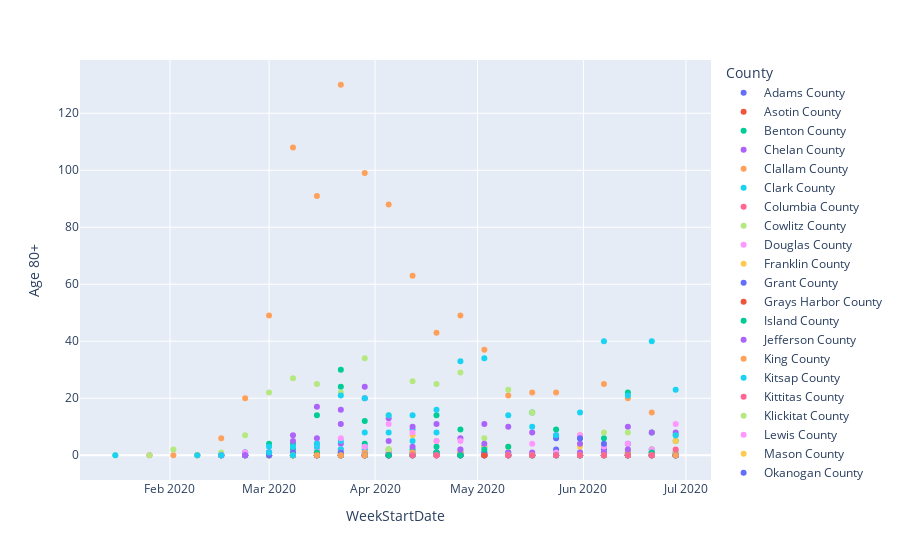

Write notebook code for a chart like this one.
### Code cell
px.scatter(df, x="WeekStartDate", y='Age 80+', color='County')

### Figure 1 — Plotly figure (JSON) as saved in the notebook; plotly's stock layout.template omitted (floating-point values rounded to 4 significant figures)
{"data": [{"hoverlabel": {"namelength": 0}, "hovertemplate": "County=Adams County<br>WeekStartDate=%{x}<br>Age 80+=%{y}", "legendgroup": "Adams County", "marker": {"color": "#636efa", "symbol": "circle"}, "mode": "markers", "name": "Adams County", "showlegend": true, "type": "scatter", "x": ["2020-03-08", "2020-03-15", "2020-03-22", "2020-03-29", "2020-04-05", "2020-04-12", "2020-04-19", "2020-04-26", "2020-05-03", "2020-05-10", "2020-05-17", "2020-05-24", "2020-05-31", "2020-06-07", "2020-06-14", "2020-06-21", "2020-06-28"], "xaxis": "x", "y": [0, 0, 0, 0, 0, 0, 0, 0, 0, 0, 0, 0, 0, 0, 0, 0, 0], "yaxis": "y"}, {"hoverlabel": {"namelength": 0}, "hovertemplate": "County=Asotin County<br>WeekStartDate=%{x}<br>Age 80+=%{y}", "legendgroup": "Asotin County", "marker": {"color": "#EF553B", "symbol": "circle"}, "mode": "markers", "name": "Asotin County", "showlegend": true, "type": "scatter", "x": ["2020-03-15", "2020-03-29", "2020-04-05", "2020-04-12", "2020-04-19", "2020-05-17", "2020-05-31", "2020-06-21"], "xaxis": "x", "y": [0, 0, 1, 0, 1, 0, 0, 0], "yaxis": "y"}, {"hoverlabel": {"namelength": 0}, "hovertemplate": "County=Benton County<br>WeekStartDate=%{x}<br>Age 80+=%{y}", "legendgroup": "Benton County", "marker": {"color": "#00cc96", "symbol": "circle"}, "mode": "markers", "name": "Benton County", "showlegend": true, "type": "scatter", "x": ["2020-02-16", "2020-03-01", "2020-03-08", "2020-03-15", "2020-03-22", "2020-03-29", "2020-04-05", "2020-04-12", "2020-04-19", "2020-04-26", "2020-05-03", "2020-05-10", "2020-05-17", "2020-05-24", "2020-05-31", "2020-06-07", "2020-06-14", "2020-06-21", "2020-06-28"], "xaxis": "x", "y": [0, 4, 4, 14, 30, 12, 2, 2, 14, 9, 3, 1, 15, 9, 6, 6, 22, 8, 5], "yaxis": "y"}, {"hoverlabel": {"namelength": 0}, "hovertemplate": "County=Chelan County<br>WeekStartDate=%{x}<br>Age 80+=%{y}", "legendgroup": "Chelan County", "marker": {"color": "#ab63fa", "symbol": "circle"}, "mode": "markers", "name": "Chelan County", "showlegend": true, "type": "scatter", "x": ["2020-02-09", "2020-03-08", "2020-03-15", "2020-03-22", "2020-03-29", "2020-04-05", "2020-04-12", "2020-04-19", "2020-04-26", "2020-05-03", "2020-05-10", "2020-05-17", "2020-05-24", "2020-05-31", "2020-06-07", "2020-06-14", "2020-06-21", "2020-06-28"], "xaxis": "x", "y": [0, 1, 2, 4, 1, 0, 0, 0, 0, 0, 1, 0, 0, 0, 0, 1, 2, 0], "yaxis": "y"}, {"hoverlabel": {"namelength": 0}, "hovertemplate": "County=Clallam County<br>WeekStartDate=%{x}<br>Age 80+=%{y}", "legendgroup": "Clallam County", "marker": {"color": "#FFA15A", "symbol": "circle"}, "mode": "markers", "name": "Clallam County", "showlegend": true, "type": "scatter", "x": ["2020-03-01", "2020-03-08", "2020-03-15", "2020-03-29", "2020-04-05", "2020-04-19", "2020-04-26", "2020-05-10", "2020-05-17", "2020-05-24", "2020-05-31", "2020-06-07", "2020-06-14", "2020-06-21", "2020-06-28"], "xaxis": "x", "y": [0, 0, 0, 0, 0, 1, 0, 0, 0, 1, 0, 0, 0, 0, 0], "yaxis": "y"}, {"hoverlabel": {"namelength": 0}, "hovertemplate": "County=Clark County<br>WeekStartDate=%{x}<br>Age 80+=%{y}", "legendgroup": "Clark County", "marker": {"color": "#19d3f3", "symbol": "circle"}, "mode": "markers", "name": "Clark County", "showlegend": true, "type": "scatter", "x": ["2020-02-23", "2020-03-01", "2020-03-08", "2020-03-15", "2020-03-22", "2020-03-29", "2020-04-05", "2020-04-12", "2020-04-19", "2020-04-26", "2020-05-03", "2020-05-10", "2020-05-17", "2020-05-24", "2020-05-31", "2020-06-07", "2020-06-14", "2020-06-21", "2020-06-28"], "xaxis": "x", "y": [1, 3, 0, 4, 2, 3, 8, 9, 8, 1, 0, 0, 0, 1, 1, 1, 1, 1, 0], "yaxis": "y"}, {"hoverlabel": {"namelength": 0}, "hovertemplate": "County=Columbia County<br>WeekStartDate=%{x}<br>Age 80+=%{y}", "legendgroup": "Columbia County", "marker": {"color": "#FF6692", "symbol": "circle"}, "mode": "markers", "name": "Columbia County", "showlegend": true, "type": "scatter", "x": ["2020-03-01", "2020-06-07", "2020-06-14"], "xaxis": "x", "y": [0, 0, 0], "yaxis": "y"}, {"hoverlabel": {"namelength": 0}, "hovertemplate": "County=Cowlitz County<br>WeekStartDate=%{x}<br>Age 80+=%{y}", "legendgroup": "Cowlitz County", "marker": {"color": "#B6E880", "symbol": "circle"}, "mode": "markers", "name": "Cowlitz County", "showlegend": true, "type": "scatter", "x": ["2020-02-23", "2020-03-01", "2020-03-08", "2020-03-15", "2020-03-22", "2020-03-29", "2020-04-05", "2020-04-12", "2020-04-19", "2020-04-26", "2020-05-03", "2020-05-10", "2020-05-17", "2020-05-24", "2020-05-31", "2020-06-07", "2020-06-14", "2020-06-21", "2020-06-28"], "xaxis": "x", "y": [0, 0, 0, 1, 0, 0, 0, 0, 0, 0, 0, 0, 0, 0, 1, 0, 1, 0, 1], "yaxis": "y"}, {"hoverlabel": {"namelength": 0}, "hovertemplate": "County=Douglas County<br>WeekStartDate=%{x}<br>Age 80+=%{y}", "legendgroup": "Douglas County", "marker": {"color": "#FF97FF", "symbol": "circle"}, "mode": "markers", "name": "Douglas County", "showlegend": true, "type": "scatter", "x": ["2020-03-01", "2020-03-08", "2020-03-15", "2020-03-22", "2020-03-29", "2020-04-05", "2020-04-12", "2020-04-19", "2020-04-26", "2020-05-03", "2020-05-10", "2020-05-17", "2020-05-24", "2020-05-31", "2020-06-07", "2020-06-14", "2020-06-21", "2020-06-28"], "xaxis": "x", "y": [0, 1, 0, 2, 0, 1, 1, 0, 2, 0, 0, 0, 0, 0, 0, 0, 0, 1], "yaxis": "y"}, {"hoverlabel": {"namelength": 0}, "hovertemplate": "County=Franklin County<br>WeekStartDate=%{x}<br>Age 80+=%{y}", "legendgroup": "Franklin County", "marker": {"color": "#FECB52", "symbol": "circle"}, "mode": "markers", "name": "Franklin County", "showlegend": true, "type": "scatter", "x": ["2020-02-09", "2020-02-23", "2020-03-01", "2020-03-08", "2020-03-15", "2020-03-22", "2020-03-29", "2020-04-05", "2020-04-12", "2020-04-19", "2020-04-26", "2020-05-03", "2020-05-10", "2020-05-17", "2020-05-24", "2020-05-31", "2020-06-07", "2020-06-14", "2020-06-21", "2020-06-28"], "xaxis": "x", "y": [0, 0, 0, 0, 1, 0, 2, 2, 7, 5, 1, 3, 3, 0, 1, 3, 2, 2, 2, 5], "yaxis": "y"}, {"hoverlabel": {"namelength": 0}, "hovertemplate": "County=Grant County<br>WeekStartDate=%{x}<br>Age 80+=%{y}", "legendgroup": "Grant County", "marker": {"color": "#636efa", "symbol": "circle"}, "mode": "markers", "name": "Grant County", "showlegend": true, "type": "scatter", "x": ["2020-02-16", "2020-02-23", "2020-03-01", "2020-03-08", "2020-03-15", "2020-03-22", "2020-03-29", "2020-04-05", "2020-04-12", "2020-04-19", "2020-04-26", "2020-05-03", "2020-05-10", "2020-05-17", "2020-05-24", "2020-05-31", "2020-06-07", "2020-06-14", "2020-06-21", "2020-06-28"], "xaxis": "x", "y": [0, 1, 0, 0, 0, 0, 0, 0, 0, 0, 0, 0, 0, 0, 2, 0, 2, 4, 1, 1], "yaxis": "y"}, {"hoverlabel": {"namelength": 0}, "hovertemplate": "County=Grays Harbor County<br>WeekStartDate=%{x}<br>Age 80+=%{y}", "legendgroup": "Grays Harbor County", "marker": {"color": "#EF553B", "symbol": "circle"}, "mode": "markers", "name": "Grays Harbor County", "showlegend": true, "type": "scatter", "x": ["2020-02-16", "2020-02-23", "2020-03-01", "2020-03-15", "2020-03-22", "2020-03-29", "2020-04-05", "2020-04-26", "2020-05-03", "2020-05-17", "2020-05-24", "2020-05-31", "2020-06-07", "2020-06-14", "2020-06-21", "2020-06-28"], "xaxis": "x", "y": [0, 0, 0, 0, 0, 0, 0, 1, 0, 0, 0, 0, 0, 0, 0, 0], "yaxis": "y"}, {"hoverlabel": {"namelength": 0}, "hovertemplate": "County=Island County<br>WeekStartDate=%{x}<br>Age 80+=%{y}", "legendgroup": "Island County", "marker": {"color": "#00cc96", "symbol": "circle"}, "mode": "markers", "name": "Island County", "showlegend": true, "type": "scatter", "x": ["2020-02-23", "2020-03-01", "2020-03-08", "2020-03-15", "2020-03-22", "2020-03-29", "2020-04-05", "2020-04-12", "2020-04-19", "2020-04-26", "2020-05-03", "2020-05-10", "2020-05-24", "2020-06-07", "2020-06-14", "2020-06-21", "2020-06-28"], "xaxis": "x", "y": [0, 0, 2, 4, 24, 4, 0, 0, 3, 0, 0, 0, 0, 0, 0, 0, 0], "yaxis": "y"}, {"hoverlabel": {"namelength": 0}, "hovertemplate": "County=Jefferson County<br>WeekStartDate=%{x}<br>Age 80+=%{y}", "legendgroup": "Jefferson County", "marker": {"color": "#ab63fa", "symbol": "circle"}, "mode": "markers", "name": "Jefferson County", "showlegend": true, "type": "scatter", "x": ["2020-02-23", "2020-03-01", "2020-03-08", "2020-03-15", "2020-03-22", "2020-03-29", "2020-05-31", "2020-06-07", "2020-06-14", "2020-06-21", "2020-06-28"], "xaxis": "x", "y": [0, 0, 0, 1, 1, 0, 0, 0, 0, 0, 0], "yaxis": "y"}, {"hoverlabel": {"namelength": 0}, "hovertemplate": "County=King County<br>WeekStartDate=%{x}<br>Age 80+=%{y}", "legendgroup": "King County", "marker": {"color": "#FFA15A", "symbol": "circle"}, "mode": "markers", "name": "King County", "showlegend": true, "type": "scatter", "x": ["2020-02-02", "2020-02-09", "2020-02-16", "2020-02-23", "2020-03-01", "2020-03-08", "2020-03-15", "2020-03-22", "2020-03-29", "2020-04-05", "2020-04-12", "2020-04-19", "2020-04-26", "2020-05-03", "2020-05-10", "2020-05-17", "2020-05-24", "2020-05-31", "2020-06-07", "2020-06-14", "2020-06-21", "2020-06-28"], "xaxis": "x", "y": [0, 0, 6, 20, 49, 108, 91, 130, 99, 88, 63, 43, 49, 37, 21, 22, 22, 7, 25, 20, 15, 7], "yaxis": "y"}, {"hoverlabel": {"namelength": 0}, "hovertemplate": "County=Kitsap County<br>WeekStartDate=%{x}<br>Age 80+=%{y}", "legendgroup": "Kitsap County", "marker": {"color": "#19d3f3", "symbol": "circle"}, "mode": "markers", "name": "Kitsap County", "showlegend": true, "type": "scatter", "x": ["2020-02-16", "2020-02-23", "2020-03-01", "2020-03-08", "2020-03-15", "2020-03-22", "2020-03-29", "2020-04-05", "2020-04-12", "2020-04-19", "2020-04-26", "2020-05-03", "2020-05-10", "2020-05-24", "2020-05-31", "2020-06-07", "2020-06-14", "2020-06-21", "2020-06-28"], "xaxis": "x", "y": [0, 0, 0, 0, 1, 2, 2, 0, 1, 0, 0, 0, 0, 0, 0, 1, 1, 2, 0], "yaxis": "y"}, {"hoverlabel": {"namelength": 0}, "hovertemplate": "County=Kittitas County<br>WeekStartDate=%{x}<br>Age 80+=%{y}", "legendgroup": "Kittitas County", "marker": {"color": "#FF6692", "symbol": "circle"}, "mode": "markers", "name": "Kittitas County", "showlegend": true, "type": "scatter", "x": ["2020-01-26", "2020-02-16", "2020-03-08", "2020-03-15", "2020-03-22", "2020-03-29", "2020-04-05", "2020-04-19", "2020-04-26", "2020-05-03", "2020-05-10", "2020-05-17", "2020-05-24", "2020-05-31", "2020-06-07", "2020-06-14", "2020-06-21", "2020-06-28"], "xaxis": "x", "y": [0, 0, 0, 0, 0, 0, 0, 0, 0, 0, 0, 0, 0, 0, 0, 0, 1, 0], "yaxis": "y"}, {"hoverlabel": {"namelength": 0}, "hovertemplate": "County=Klickitat County<br>WeekStartDate=%{x}<br>Age 80+=%{y}", "legendgroup": "Klickitat County", "marker": {"color": "#B6E880", "symbol": "circle"}, "mode": "markers", "name": "Klickitat County", "showlegend": true, "type": "scatter", "x": ["2020-03-01", "2020-03-15", "2020-03-22", "2020-03-29", "2020-04-05", "2020-04-19", "2020-04-26", "2020-05-03", "2020-05-10", "2020-05-17", "2020-05-24", "2020-05-31", "2020-06-07", "2020-06-14", "2020-06-21", "2020-06-28"], "xaxis": "x", "y": [0, 0, 1, 0, 2, 0, 0, 0, 0, 0, 0, 0, 0, 0, 0, 1], "yaxis": "y"}, {"hoverlabel": {"namelength": 0}, "hovertemplate": "County=Lewis County<br>WeekStartDate=%{x}<br>Age 80+=%{y}", "legendgroup": "Lewis County", "marker": {"color": "#FF97FF", "symbol": "circle"}, "mode": "markers", "name": "Lewis County", "showlegend": true, "type": "scatter", "x": ["2020-03-08", "2020-03-15", "2020-03-22", "2020-03-29", "2020-04-05", "2020-04-12", "2020-04-19", "2020-04-26", "2020-05-03", "2020-05-10", "2020-05-24", "2020-06-07", "2020-06-14", "2020-06-21", "2020-06-28"], "xaxis": "x", "y": [1, 2, 1, 0, 0, 0, 0, 0, 0, 0, 0, 1, 0, 0, 0], "yaxis": "y"}, {"hoverlabel": {"namelength": 0}, "hovertemplate": "County=Mason County<br>WeekStartDate=%{x}<br>Age 80+=%{y}", "legendgroup": "Mason County", "marker": {"color": "#FECB52", "symbol": "circle"}, "mode": "markers", "name": "Mason County", "showlegend": true, "type": "scatter", "x": ["2020-03-01", "2020-03-08", "2020-03-15", "2020-03-22", "2020-03-29", "2020-04-12", "2020-04-19", "2020-04-26", "2020-05-03", "2020-05-10", "2020-05-17", "2020-05-24", "2020-05-31", "2020-06-07", "2020-06-14", "2020-06-21", "2020-06-28"], "xaxis": "x", "y": [0, 0, 1, 0, 0, 0, 0, 1, 0, 0, 0, 0, 0, 0, 0, 0, 0], "yaxis": "y"}, {"hoverlabel": {"namelength": 0}, "hovertemplate": "County=Okanogan County<br>WeekStartDate=%{x}<br>Age 80+=%{y}", "legendgroup": "Okanogan County", "marker": {"color": "#636efa", "symbol": "circle"}, "mode": "markers", "name": "Okanogan County", "showlegend": true, "type": "scatter", "x": ["2020-03-08", "2020-03-15", "2020-03-22", "2020-03-29", "2020-04-05", "2020-04-12", "2020-04-19", "2020-04-26", "2020-05-03", "2020-05-10", "2020-05-17", "2020-05-24", "2020-05-31", "2020-06-07", "2020-06-14", "2020-06-21", "2020-06-28"], "xaxis": "x", "y": [0, 0, 0, 0, 0, 0, 0, 0, 0, 0, 0, 0, 0, 0, 0, 0, 0], "yaxis": "y"}, {"hoverlabel": {"namelength": 0}, "hovertemplate": "County=Pacific County<br>WeekStartDate=%{x}<br>Age 80+=%{y}", "legendgroup": "Pacific County", "marker": {"color": "#EF553B", "symbol": "circle"}, "mode": "markers", "name": "Pacific County", "showlegend": true, "type": "scatter", "x": ["2020-03-29", "2020-04-05", "2020-04-19", "2020-04-26", "2020-05-03", "2020-05-31", "2020-06-07", "2020-06-21"], "xaxis": "x", "y": [0, 0, 0, 0, 0, 0, 0, 0], "yaxis": "y"}, {"hoverlabel": {"namelength": 0}, "hovertemplate": "County=Pend Oreille County<br>WeekStartDate=%{x}<br>Age 80+=%{y}", "legendgroup": "Pend Oreille County", "marker": {"color": "#00cc96", "symbol": "circle"}, "mode": "markers", "name": "Pend Oreille County", "showlegend": true, "type": "scatter", "x": ["2020-03-15", "2020-04-05", "2020-05-17", "2020-06-21", "2020-06-28"], "xaxis": "x", "y": [1, 0, 0, 0, 0], "yaxis": "y"}, {"hoverlabel": {"namelength": 0}, "hovertemplate": "County=Pierce County<br>WeekStartDate=%{x}<br>Age 80+=%{y}", "legendgroup": "Pierce County", "marker": {"color": "#ab63fa", "symbol": "circle"}, "mode": "markers", "name": "Pierce County", "showlegend": true, "type": "scatter", "x": ["2020-02-16", "2020-02-23", "2020-03-01", "2020-03-08", "2020-03-15", "2020-03-22", "2020-03-29", "2020-04-05", "2020-04-12", "2020-04-19", "2020-04-26", "2020-05-03", "2020-05-10", "2020-05-17", "2020-05-24", "2020-05-31", "2020-06-07", "2020-06-14", "2020-06-21", "2020-06-28"], "xaxis": "x", "y": [0, 0, 1, 7, 6, 11, 24, 13, 10, 11, 6, 11, 10, 8, 7, 4, 3, 10, 8, 8], "yaxis": "y"}, {"hoverlabel": {"namelength": 0}, "hovertemplate": "County=San Juan County<br>WeekStartDate=%{x}<br>Age 80+=%{y}", "legendgroup": "San Juan County", "marker": {"color": "#FFA15A", "symbol": "circle"}, "mode": "markers", "name": "San Juan County", "showlegend": true, "type": "scatter", "x": ["2020-03-08", "2020-03-15", "2020-03-22", "2020-03-29", "2020-04-05", "2020-04-12", "2020-06-07", "2020-06-14", "2020-06-21"], "xaxis": "x", "y": [0, 0, 0, 1, 0, 0, 0, 1, 0], "yaxis": "y"}, {"hoverlabel": {"namelength": 0}, "hovertemplate": "County=Skagit County<br>WeekStartDate=%{x}<br>Age 80+=%{y}", "legendgroup": "Skagit County", "marker": {"color": "#19d3f3", "symbol": "circle"}, "mode": "markers", "name": "Skagit County", "showlegend": true, "type": "scatter", "x": ["2020-02-16", "2020-02-23", "2020-03-01", "2020-03-08", "2020-03-15", "2020-03-22", "2020-03-29", "2020-04-05", "2020-04-12", "2020-04-19", "2020-04-26", "2020-05-03", "2020-05-10", "2020-05-17", "2020-05-24", "2020-05-31", "2020-06-07", "2020-06-14", "2020-06-21", "2020-06-28"], "xaxis": "x", "y": [0, 0, 1, 3, 3, 5, 8, 0, 5, 1, 0, 1, 0, 0, 0, 0, 0, 0, 0, 7], "yaxis": "y"}, {"hoverlabel": {"namelength": 0}, "hovertemplate": "County=Skamania County<br>WeekStartDate=%{x}<br>Age 80+=%{y}", "legendgroup": "Skamania County", "marker": {"color": "#FF6692", "symbol": "circle"}, "mode": "markers", "name": "Skamania County", "showlegend": true, "type": "scatter", "x": ["2020-03-22", "2020-04-05", "2020-06-14", "2020-06-21", "2020-06-28"], "xaxis": "x", "y": [0, 0, 0, 1, 0], "yaxis": "y"}, {"hoverlabel": {"namelength": 0}, "hovertemplate": "County=Snohomish County<br>WeekStartDate=%{x}<br>Age 80+=%{y}", "legendgroup": "Snohomish County", "marker": {"color": "#B6E880", "symbol": "circle"}, "mode": "markers", "name": "Snohomish County", "showlegend": true, "type": "scatter", "x": ["2020-01-16", "2020-01-26", "2020-02-02", "2020-02-09", "2020-02-16", "2020-02-23", "2020-03-01", "2020-03-08", "2020-03-15", "2020-03-22", "2020-03-29", "2020-04-05", "2020-04-12", "2020-04-19", "2020-04-26", "2020-05-03", "2020-05-10", "2020-05-17", "2020-05-24", "2020-05-31", "2020-06-07", "2020-06-14", "2020-06-21", "2020-06-28"], "xaxis": "x", "y": [0, 0, 2, 0, 1, 7, 22, 27, 25, 22, 34, 14, 26, 25, 29, 6, 23, 15, 0, 1, 8, 8, 2, 1], "yaxis": "y"}, {"hoverlabel": {"namelength": 0}, "hovertemplate": "County=Spokane County<br>WeekStartDate=%{x}<br>Age 80+=%{y}", "legendgroup": "Spokane County", "marker": {"color": "#FF97FF", "symbol": "circle"}, "mode": "markers", "name": "Spokane County", "showlegend": true, "type": "scatter", "x": ["2020-02-16", "2020-02-23", "2020-03-01", "2020-03-08", "2020-03-15", "2020-03-22", "2020-03-29", "2020-04-05", "2020-04-12", "2020-04-19", "2020-04-26", "2020-05-03", "2020-05-10", "2020-05-17", "2020-05-24", "2020-05-31", "2020-06-07", "2020-06-14", "2020-06-21", "2020-06-28"], "xaxis": "x", "y": [0, 1, 0, 1, 4, 6, 3, 11, 8, 5, 5, 1, 0, 4, 1, 7, 3, 4, 2, 11], "yaxis": "y"}, {"hoverlabel": {"namelength": 0}, "hovertemplate": "County=Stevens County<br>WeekStartDate=%{x}<br>Age 80+=%{y}", "legendgroup": "Stevens County", "marker": {"color": "#FECB52", "symbol": "circle"}, "mode": "markers", "name": "Stevens County", "showlegend": true, "type": "scatter", "x": ["2020-03-01", "2020-03-08", "2020-03-15", "2020-03-22", "2020-03-29", "2020-04-12", "2020-05-10", "2020-05-17", "2020-05-24", "2020-06-07", "2020-06-21", "2020-06-28"], "xaxis": "x", "y": [0, 0, 0, 0, 0, 0, 0, 0, 0, 0, 0, 0], "yaxis": "y"}, {"hoverlabel": {"namelength": 0}, "hovertemplate": "County=Thurston County<br>WeekStartDate=%{x}<br>Age 80+=%{y}", "legendgroup": "Thurston County", "marker": {"color": "#636efa", "symbol": "circle"}, "mode": "markers", "name": "Thurston County", "showlegend": true, "type": "scatter", "x": ["2020-02-23", "2020-03-01", "2020-03-08", "2020-03-15", "2020-03-22", "2020-03-29", "2020-04-05", "2020-04-12", "2020-04-19", "2020-04-26", "2020-05-03", "2020-05-10", "2020-05-17", "2020-05-24", "2020-05-31", "2020-06-07", "2020-06-14", "2020-06-21", "2020-06-28"], "xaxis": "x", "y": [0, 0, 1, 0, 1, 0, 0, 0, 1, 0, 1, 0, 0, 6, 6, 4, 0, 0, 0], "yaxis": "y"}, {"hoverlabel": {"namelength": 0}, "hovertemplate": "County=Wahkiakum County<br>WeekStartDate=%{x}<br>Age 80+=%{y}", "legendgroup": "Wahkiakum County", "marker": {"color": "#EF553B", "symbol": "circle"}, "mode": "markers", "name": "Wahkiakum County", "showlegend": true, "type": "scatter", "x": ["2020-03-15", "2020-03-22", "2020-05-03", "2020-06-14"], "xaxis": "x", "y": [0, 0, 0, 0], "yaxis": "y"}, {"hoverlabel": {"namelength": 0}, "hovertemplate": "County=Walla Walla County<br>WeekStartDate=%{x}<br>Age 80+=%{y}", "legendgroup": "Walla Walla County", "marker": {"color": "#00cc96", "symbol": "circle"}, "mode": "markers", "name": "Walla Walla County", "showlegend": true, "type": "scatter", "x": ["2020-03-08", "2020-03-15", "2020-03-22", "2020-03-29", "2020-04-05", "2020-04-12", "2020-04-19", "2020-04-26", "2020-05-03", "2020-05-10", "2020-05-17", "2020-05-24", "2020-05-31", "2020-06-07", "2020-06-14", "2020-06-21", "2020-06-28"], "xaxis": "x", "y": [0, 0, 0, 0, 0, 0, 1, 0, 2, 3, 0, 0, 0, 0, 0, 1, 0], "yaxis": "y"}, {"hoverlabel": {"namelength": 0}, "hovertemplate": "County=Whatcom County<br>WeekStartDate=%{x}<br>Age 80+=%{y}", "legendgroup": "Whatcom County", "marker": {"color": "#ab63fa", "symbol": "circle"}, "mode": "markers", "name": "Whatcom County", "showlegend": true, "type": "scatter", "x": ["2020-02-16", "2020-02-23", "2020-03-01", "2020-03-08", "2020-03-15", "2020-03-22", "2020-03-29", "2020-04-05", "2020-04-12", "2020-04-19", "2020-04-26", "2020-05-03", "2020-05-10", "2020-05-17", "2020-05-24", "2020-05-31", "2020-06-07", "2020-06-14", "2020-06-21", "2020-06-28"], "xaxis": "x", "y": [0, 0, 1, 5, 17, 16, 20, 5, 3, 0, 2, 4, 0, 1, 0, 1, 1, 2, 0, 0], "yaxis": "y"}, {"hoverlabel": {"namelength": 0}, "hovertemplate": "County=Whitman County<br>WeekStartDate=%{x}<br>Age 80+=%{y}", "legendgroup": "Whitman County", "marker": {"color": "#FFA15A", "symbol": "circle"}, "mode": "markers", "name": "Whitman County", "showlegend": true, "type": "scatter", "x": ["2020-03-08", "2020-03-15", "2020-03-22", "2020-03-29", "2020-04-12", "2020-04-19", "2020-05-10", "2020-05-17", "2020-05-31", "2020-06-07", "2020-06-14", "2020-06-21", "2020-06-28"], "xaxis": "x", "y": [0, 0, 0, 0, 1, 0, 0, 0, 0, 0, 0, 0, 0], "yaxis": "y"}, {"hoverlabel": {"namelength": 0}, "hovertemplate": "County=Yakima County<br>WeekStartDate=%{x}<br>Age 80+=%{y}", "legendgroup": "Yakima County", "marker": {"color": "#19d3f3", "symbol": "circle"}, "mode": "markers", "name": "Yakima County", "showlegend": true, "type": "scatter", "x": ["2020-01-16", "2020-02-09", "2020-02-16", "2020-03-01", "2020-03-08", "2020-03-15", "2020-03-22", "2020-03-29", "2020-04-05", "2020-04-12", "2020-04-19", "2020-04-26", "2020-05-03", "2020-05-10", "2020-05-17", "2020-05-24", "2020-05-31", "2020-06-07", "2020-06-14", "2020-06-21", "2020-06-28"], "xaxis": "x", "y": [0, 0, 0, 1, 0, 4, 21, 20, 14, 14, 16, 33, 34, 14, 10, 7, 15, 40, 21, 40, 23], "yaxis": "y"}, {"hoverlabel": {"namelength": 0}, "hovertemplate": "County=Unassigned<br>WeekStartDate=%{x}<br>Age 80+=%{y}", "legendgroup": "Unassigned", "marker": {"color": "#FF6692", "symbol": "circle"}, "mode": "markers", "name": "Unassigned", "showlegend": true, "type": "scatter", "x": ["2020-04-12", "2020-04-19", "2020-05-10", "2020-05-17", "2020-05-24", "2020-05-31", "2020-06-07", "2020-06-14", "2020-06-21", "2020-06-28"], "xaxis": "x", "y": [0, 0, 0, 0, 0, 0, 0, 0, 0, 2], "yaxis": "y"}], "layout": {"legend": {"title": {"text": "County"}, "tracegroupgap": 0}, "margin": {"t": 60}, "xaxis": {"anchor": "y", "domain": [0, 1], "title": {"text": "WeekStartDate"}}, "yaxis": {"anchor": "x", "domain": [0, 1], "title": {"text": "Age 80+"}}}}
